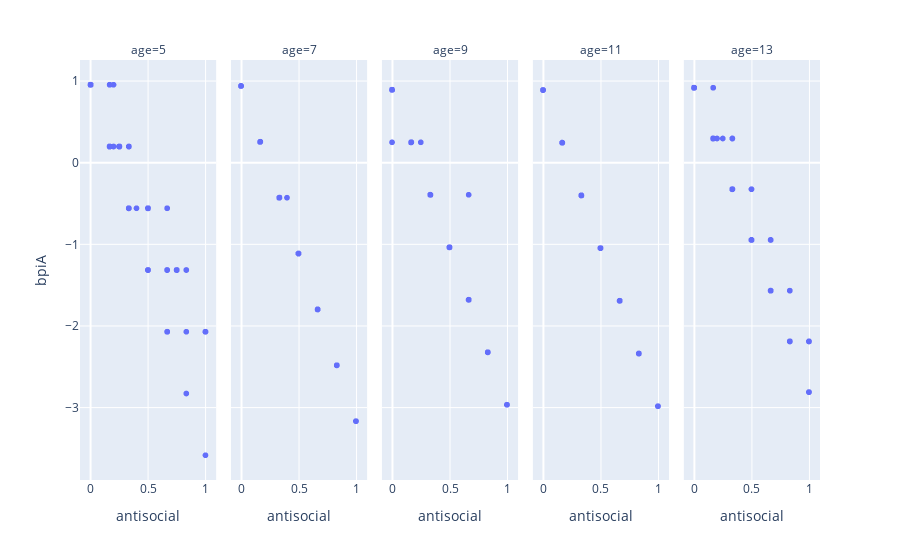

Notebook cell for this chart:
### Code cell
px.scatter(data_frame = merged_data, x="antisocial", y="bpiA", facet_col="age")

### Figure 1 — Plotly figure (JSON) as saved in the notebook; plotly's stock layout.template omitted (floating-point values rounded to 4 significant figures; data arrays with more than 128 entries replaced by an {"elided": "..."} marker saying what was removed)
{"data": [{"hovertemplate": "age=5<br>antisocial=%{x}<br>bpiA=%{y}<extra></extra>", "legendgroup": "", "marker": {"color": "#636efa", "symbol": "circle"}, "mode": "markers", "name": "", "showlegend": false, "type": "scattergl", "x": {"elided": "2207 float values"}, "xaxis": "x", "y": {"elided": "2207 float values"}, "yaxis": "y"}, {"hovertemplate": "age=7<br>antisocial=%{x}<br>bpiA=%{y}<extra></extra>", "legendgroup": "", "marker": {"color": "#636efa", "symbol": "circle"}, "mode": "markers", "name": "", "showlegend": false, "type": "scattergl", "x": {"elided": "2207 float values"}, "xaxis": "x2", "y": {"elided": "2207 float values"}, "yaxis": "y2"}, {"hovertemplate": "age=9<br>antisocial=%{x}<br>bpiA=%{y}<extra></extra>", "legendgroup": "", "marker": {"color": "#636efa", "symbol": "circle"}, "mode": "markers", "name": "", "showlegend": false, "type": "scattergl", "x": {"elided": "2207 float values"}, "xaxis": "x3", "y": {"elided": "2207 float values"}, "yaxis": "y3"}, {"hovertemplate": "age=11<br>antisocial=%{x}<br>bpiA=%{y}<extra></extra>", "legendgroup": "", "marker": {"color": "#636efa", "symbol": "circle"}, "mode": "markers", "name": "", "showlegend": false, "type": "scattergl", "x": {"elided": "2207 float values"}, "xaxis": "x4", "y": {"elided": "2207 float values"}, "yaxis": "y4"}, {"hovertemplate": "age=13<br>antisocial=%{x}<br>bpiA=%{y}<extra></extra>", "legendgroup": "", "marker": {"color": "#636efa", "symbol": "circle"}, "mode": "markers", "name": "", "showlegend": false, "type": "scattergl", "x": {"elided": "2207 float values"}, "xaxis": "x5", "y": {"elided": "2207 float values"}, "yaxis": "y5"}], "layout": {"annotations": [{"font": {}, "showarrow": false, "text": "age=5", "x": 0.092, "xanchor": "center", "xref": "paper", "y": 1, "yanchor": "bottom", "yref": "paper"}, {"font": {}, "showarrow": false, "text": "age=7", "x": 0.296, "xanchor": "center", "xref": "paper", "y": 1, "yanchor": "bottom", "yref": "paper"}, {"font": {}, "showarrow": false, "text": "age=9", "x": 0.5, "xanchor": "center", "xref": "paper", "y": 1, "yanchor": "bottom", "yref": "paper"}, {"font": {}, "showarrow": false, "text": "age=11", "x": 0.704, "xanchor": "center", "xref": "paper", "y": 1, "yanchor": "bottom", "yref": "paper"}, {"font": {}, "showarrow": false, "text": "age=13", "x": 0.908, "xanchor": "center", "xref": "paper", "y": 1, "yanchor": "bottom", "yref": "paper"}], "legend": {"tracegroupgap": 0}, "margin": {"t": 60}, "xaxis": {"anchor": "y", "domain": [0, 0.184], "title": {"text": "antisocial"}}, "xaxis2": {"anchor": "y2", "domain": [0.204, 0.388], "matches": "x", "title": {"text": "antisocial"}}, "xaxis3": {"anchor": "y3", "domain": [0.408, 0.592], "matches": "x", "title": {"text": "antisocial"}}, "xaxis4": {"anchor": "y4", "domain": [0.612, 0.796], "matches": "x", "title": {"text": "antisocial"}}, "xaxis5": {"anchor": "y5", "domain": [0.816, 1], "matches": "x", "title": {"text": "antisocial"}}, "yaxis": {"anchor": "x", "domain": [0, 1], "title": {"text": "bpiA"}}, "yaxis2": {"anchor": "x2", "domain": [0, 1], "matches": "y", "showticklabels": false}, "yaxis3": {"anchor": "x3", "domain": [0, 1], "matches": "y", "showticklabels": false}, "yaxis4": {"anchor": "x4", "domain": [0, 1], "matches": "y", "showticklabels": false}, "yaxis5": {"anchor": "x5", "domain": [0, 1], "matches": "y", "showticklabels": false}}}
